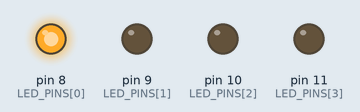
This sketch was run on a simulated Arduino Uno, built with avr-gcc and run on an emulated ATmega328P. Parts: output pins drawn as LEDs (lit = HIGH).

Above: at 0.06 s.
At 0.66 s:
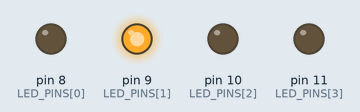
At 1.26 s:
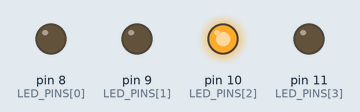
At 2.82 s:
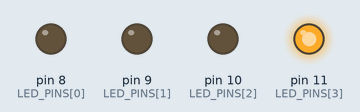
Timing chart, 0 to 3.1 s (numbered marks = the images above):
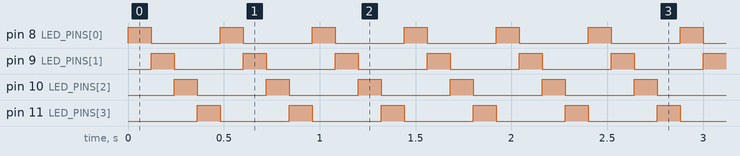

Measured:
- by itself, pin 8 (LED_PINS[0]), pin 9 (LED_PINS[1]), pin 10 (LED_PINS[2]), pin 11 (LED_PINS[3]): alternates HIGH for 0.12 s and LOW for 0.36 s

The sketch:

led_pattern.ino
```cpp
// Lesson 02, Extension 3 — LED chase pattern (starter)
// Wiring: pins 8, 9, 10, 11 -> each through its OWN 220 ohm resistor
//         -> LED anode; all LED cathodes -> GND.
// Challenge: make it bounce back and forth (Knight Rider style).

const int LED_PINS[] = {8, 9, 10, 11};
const int NUM_LEDS = 4;
const int STEP_MS = 120;

void setup() {
  for (int i = 0; i < NUM_LEDS; i++) {
    pinMode(LED_PINS[i], OUTPUT);
  }
}

void loop() {
  for (int i = 0; i < NUM_LEDS; i++) {
    digitalWrite(LED_PINS[i], HIGH);
    delay(STEP_MS);
    digitalWrite(LED_PINS[i], LOW);
  }
  // Your turn: after the loop above, run the pattern in REVERSE
  // so the light bounces back instead of jumping to the start.
}
```
